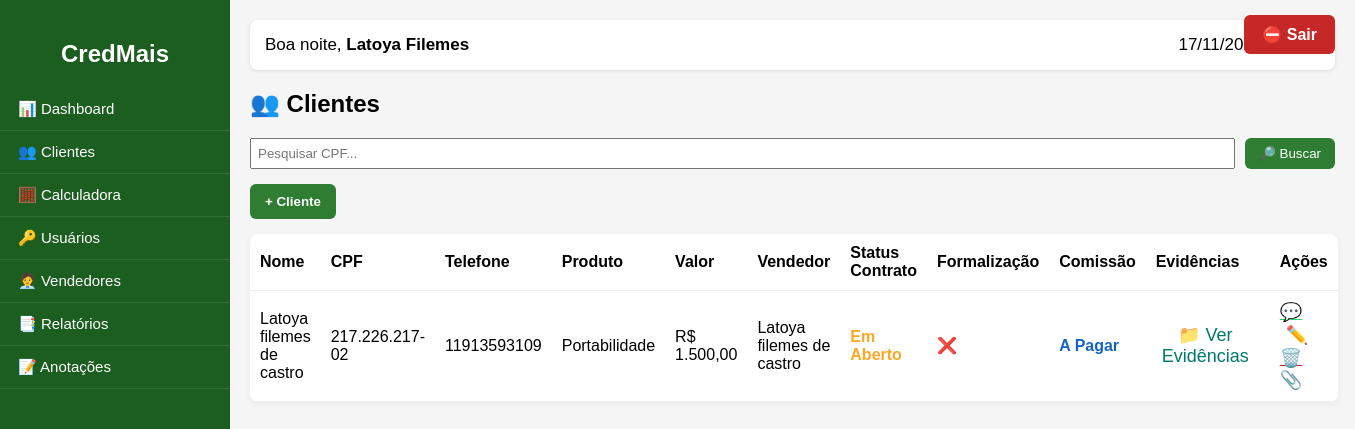
Before: /clientes (signed in) with the older database file.
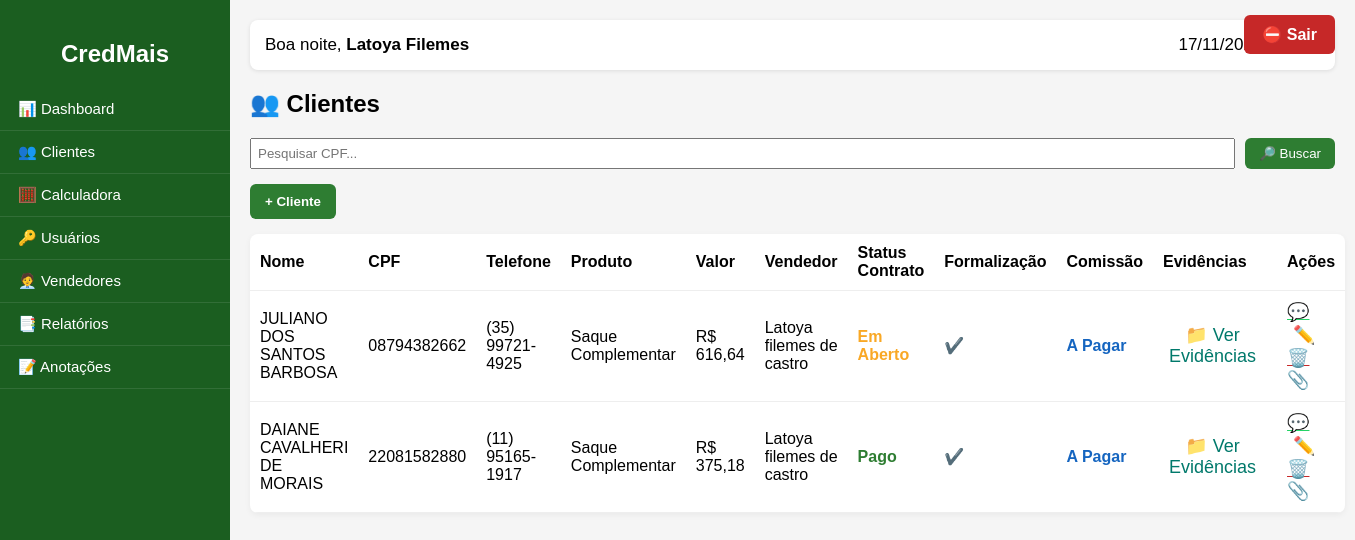
After: the same page with the newer database file.
### app.py (models this page shows, shortened)
class Cliente(db.Model):
    id = db.Column(db.Integer, primary_key=True)
    usuario_id = db.Column(db.Integer)
    nome = db.Column(db.String(150), nullable=False)
    cpf = db.Column(db.String(30), nullable=False)
    telefone = db.Column(db.String(40))
    produto = db.Column(db.String(120))
    valor = db.Column(db.Float, default=0.0)
    vendedor_id = db.Column(db.Integer)
    status_contrato = db.Column(db.String(50), default="Em Aberto")
    status_comissao = db.Column(db.String(50), default="A Pagar")
    status_formalizacao = db.Column(db.String(50), default="Não Formalizado")
    evidencia = db.Column(db.String(255))
    criado_em = db.Column(db.DateTime, default=datetime.utcnow)
    evidencias = db.relationship("Evidencia", backref="cliente", cascade="all,delete")

class Vendedor(db.Model):
    id = db.Column(db.Integer, primary_key=True)
    nome = db.Column(db.String(150), nullable=False)
    telefone = db.Column(db.String(40))

### app.py (the view)
@app.route("/clientes", methods=["GET", "POST"], endpoint="clientes_view")
def clientes_view():
    if not session.get("usuario_id"):
        return redirect(url_for("login"))
    is_admin = session.get("email") == "credmaisconsignados2022@gmail.com"
    uid = None if is_admin else session.get("usuario_id")
    if is_admin:
        clientes = Cliente.query.order_by(Cliente.criado_em.desc()).all()
    else:
        clientes = Cliente.query.filter_by(usuario_id=uid).order_by(Cliente.criado_em.desc()).all()
    vendedores = Vendedor.query.order_by(Vendedor.nome).all()
    return render_template("clientes.html", clientes=clientes, vendedores=vendedores, nome=session.get("nome"), hora=datetime.now())

### app.py (called while the page is built)
def fmt_currency(value):
    try:
        return f"R$ {float(value):,.2f}".replace(",", "X").replace(".", ",").replace("X", ".")
    except Exception:
        return "R$ 0,00"

### templates/clientes.html (shortened to what this page needs)
{% extends "base.html" %}
{% block content %}
<h2>👥 Clientes</h2>
<form method="GET" action="{{ url_for('buscar_cliente') }}" style="margin-bottom:15px;display:flex;gap:10px;">
    <input type="text" name="cpf" placeholder="Pesquisar CPF..." style="flex:1;padding:6px;">
    <button class="btn-salvar">🔎 Buscar</button>
</form>
<button onclick="abrirCard()" class="btn-novo">+ Cliente</button>
<table class="tabela-clientes">
  <thead>
    <tr>
      <th>Nome</th>
      <th>CPF</th>
      <th>Telefone</th>
      <th>Produto</th>
      <th>Valor</th>
      <th>Vendedor</th>
      <th>Status Contrato</th>
      <th>Formalização</th>
      <th>Comissão</th>
      <th>Evidências</th>
      <th>Ações</th>
    </tr>
  </thead>
  <tbody>
    {% for c in clientes %}
    <tr>
      <td>{{ c.nome }}</td>
      <td>{{ c.cpf }}</td>
      <td>{{ c.telefone }}</td>
      <td>{{ c.produto }}</td>
      <td>{{ c.valor | fmt }}</td>
      <td>
        {% set vendedor = vendedores|selectattr("id","equalto",c.vendedor_id)|list %}
        {% if vendedor %}
          {{ vendedor[0].nome }}
        {% else %}
          -
        {% endif %}
      </td>
      <td>
        {% if c.status_contrato == "Pago" %}
          <span style="color:#2e7d32; font-weight:bold;">{{ c.status_contrato }}</span>
        {% elif c.status_contrato == "Cancelado" %}
          <span style="color:#c62828; font-weight:bold;">{{ c.status_contrato }}</span>
        {% else %}
          <span style="color:#f9a825; font-weight:bold;">{{ c.status_contrato }}</span>
        {% endif %}
      </td>
      <td>
        {% if c.status_formalizacao == 'Concluído' %}
          ✔️
        {% else %}
          ❌
        {% endif %}
      </td>
      <td>
        {% if c.status_comissao == "Paga" %}
          <span style="color:#2e7d32; font-weight:bold;">Paga</span>
        {% else %}
          <span style="color:#1565c0; font-weight:bold;">A Pagar</span>
        {% endif %}
      </td>
      <td>
        <button class="btn-acao btn-download" onclick="toggleEvidencias('{{ c.id }}')">
          📁 Ver Evidências
        </button>
      </td>
      <td>
        <a href="https://wa.me/55{{ c.telefone|replace(' ','')|replace('-','')|replace('(','')|replace(')','') }}"
           target="_blank" class="btn-acao btn-whats">💬</a>
        <button class="btn-acao btn-editar"
          onclick="
            editarCliente(
              '{{ c.id }}',
              '{{ c.nome }}',
              '{{ c.cpf }}',
              '{{ c.telefone }}',
              '{{ c.produto }}',
              '{{ c.valor }}',
              '{{ c.status_contrato }}',
              '{{ c.status_formalizacao }}',
              '{{ c.status_comissao }}',
              '{{ c.vendedor_id or '' }}'
            )
        ">✏️</button>
        <a href="{{ url_for('excluir_cliente', id=c.id) }}"
           class="btn-acao btn-excluir"
           onclick="return confirm('Excluir cliente?')">🗑️</a>
        <form action="{{ url_for('upload_evidencia', id=c.id) }}" method="POST" enctype="multipart/form-data" style="display:inline;">
          <label class="btn-acao btn-upload">📎
          </label>
        </form>
      </td>
    </tr>
    {% endfor %}
  </tbody>
</table>
{% endblock %}

### templates/base.html (shortened to what this page needs)
<!DOCTYPE html>
<html lang="pt-br">
<head>
</head>
<body>
    {% if session.get('usuario_id') %}
    <a href="{{ url_for('logout') }}" class="btn-sair-top">⛔ Sair</a>
    <div class="sidebar">
        <h2>CredMais</h2>
        <a href="{{ url_for('dashboard') }}">📊 Dashboard</a>
        <a href="{{ url_for('clientes_view') }}">👥 Clientes</a>
        <a href="{{ url_for('calculadora_view') }}">🧮 Calculadora</a>
        {% if session.get('email') == 'credmaisconsignados2022@gmail.com' %}
            <a href="{{ url_for('usuarios_view') }}">🔑 Usuários</a>
        {% endif %}
        <a href="{{ url_for('vendedores_view') }}">🧑‍💼 Vendedores</a>
        <a href="{{ url_for('relatorios_view') }}">📑 Relatórios</a>
        <a href="{{ url_for('anotacoes_view') }}">📝 Anotações</a>
    </div>
    {% endif %}
    <div class="conteudo" style="{% if not session.get('usuario_id') %}margin-left:0 !important;{% endif %}">
        {% if hora and session.get('usuario_id') %}
        <div class="topo-dashboard">
            <div>
                {% set h = hora.hour %}
                {% if h < 12 %}
                    Bom dia,
                {% elif h < 18 %}
                    Boa tarde,
                {% else %}
                    Boa noite,
                {% endif %}
                <b>{{ nome }}</b>
            </div>
            <div>
                {{ hora.day }}/{{ hora.month }}/{{ hora.year }} -
            </div>
        </div>
        {% endif %}
        {% block content %}{% endblock %}
    </div>
</body>
</html>

### templates/base.html (style rules this page uses)
body { margin: 0; font-family: Arial, sans-serif; background:#f5f5f5; }
.sidebar { width: 230px; height: 100vh; background: #1b5e20; color: white; position: fixed; top: 0; left: 0; padding-top: 20px; }
.sidebar h2 { text-align: center; margin-bottom: 20px; font-weight: 600; }
.sidebar a { display: block; padding: 12px 18px; color: white; text-decoration: none; font-size: 15px; border-bottom: 1px solid rgba(255,255,255,0.1); }
.conteudo { margin-left: 230px; padding: 20px; }
.topo-dashboard { background: white; padding: 15px; margin-bottom: 20px; border-radius: 8px; box-shadow: 0 1px 4px rgba(0,0,0,0.1); display:flex; justify-content: space-between; align-items:center; font-size: 17px; }
.btn-sair-top { position: fixed; top: 15px; right: 20px; background:#c62828; padding:10px 18px; color:white !important; font-weight:bold; border-radius:6px; text-decoration:none; z-index: 9999; }

### templates/clientes.html (style rules this page uses)
.btn-novo { background:#2e7d32;color:white;border:none;padding:10px 15px;border-radius:6px; cursor:pointer;margin-bottom:15px;font-weight:600; }
.btn-salvar { background:#2e7d32;color:white;border:none;padding:8px 14px;border-radius:6px;cursor:pointer; }
.tabela-clientes { width:100%;border-collapse:collapse;background:white;border-radius:8px;overflow:hidden; box-shadow:0 2px 6px rgba(0,0,0,0.05); }
.tabela-clientes th, .tabela-clientes td { padding:10px;border-bottom:1px solid #eee;text-align:left; }
.btn-acao { background:none;border:none;cursor:pointer;font-size:18px;margin-right:5px; }
.btn-whats { color:#25d366; }
.btn-editar { color:#1e88e5; }
.btn-excluir { color:#c62828; }
.btn-upload { color:#6a1b9a; }
.btn-download { color:#00796b; }

Changed rows visible on the page:
added Cliente: nome "JULIANO DOS SANTOS BARBOSA", cpf "08794382662", telefone "(35) 99721-4925", produto "Saque Complementar", valor|fmt "R$ 616,64", {{ vendedor[0].nome }} "Latoya filemes de castro", status_contrato "Em Aberto", status_comissao "A Pagar"
changed Cliente: nome "Latoya filemes de castro" → "DAIANE CAVALHERI DE MORAIS"; cpf "217.226.217-02" → "22081582880"; telefone "11913593109" → "(11) 95165-1917"; produto "Portabilidade" → "Saque Complementar"; valor|fmt "R$ 1.500,00" → "R$ 375,18"; status_contrato "Em Aberto" → "Pago"; status_formalizacao "❌" → "✔️"
